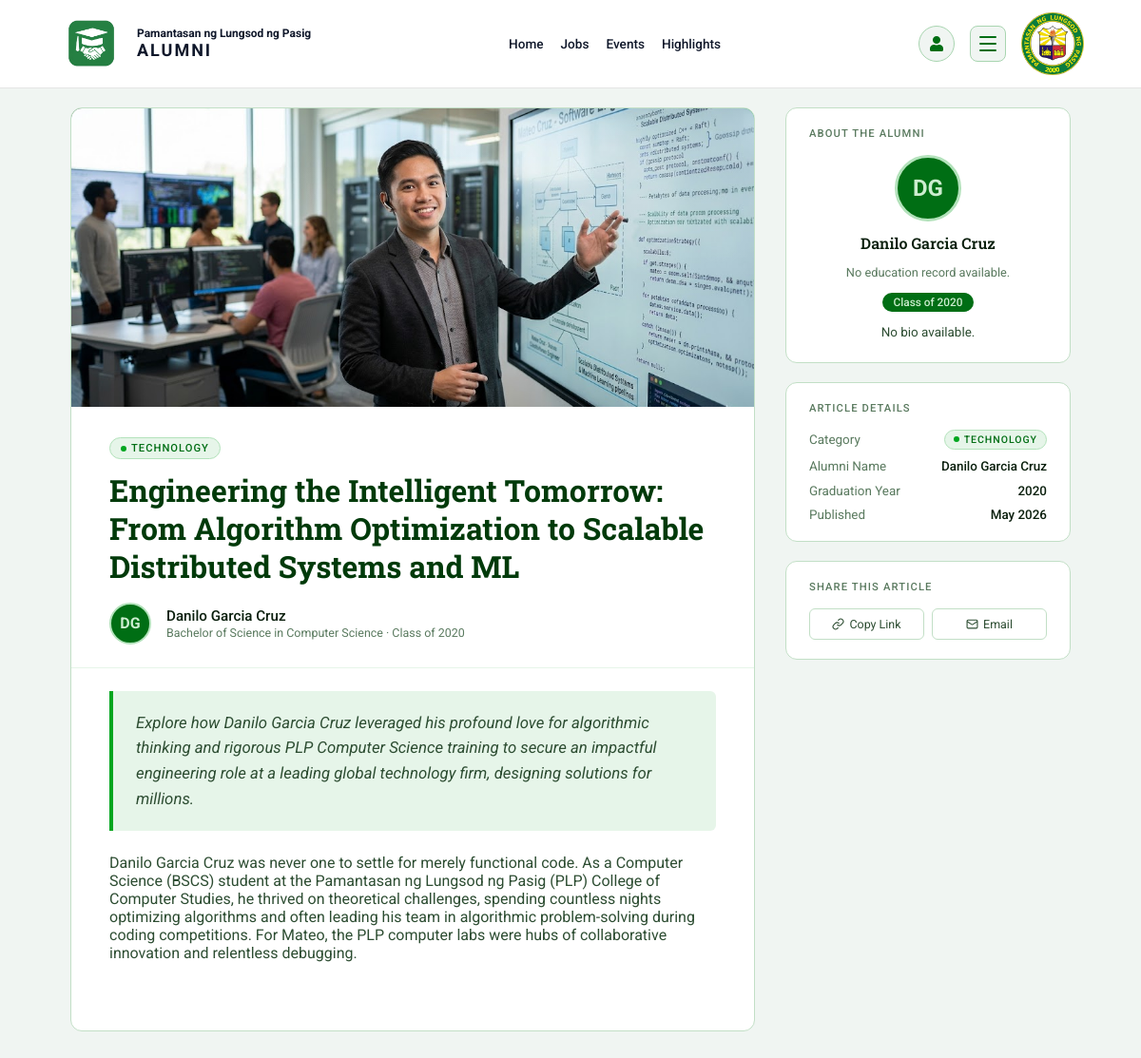
The app's page /view_article.php?id=3 (signed in) with its own data.
### tables this page shows
CREATE TABLE `alumnifeatured` (
  `id` int(11) NOT NULL AUTO_INCREMENT,
  `title` varchar(255) NOT NULL,
  `alumni_name` varchar(150) NOT NULL,
  `year_graduated` year(4) DEFAULT NULL,
  `category` enum('Science & Research','Community Impact','Arts & Culture','Business','Sports','Technology','Gaming','Food and Hospitality','Other') NOT NULL,
  `cover_image` varchar(255) DEFAULT NULL,
  `excerpt` text DEFAULT NULL,
  `content` longtext NOT NULL,
  `created_at` timestamp NOT NULL DEFAULT current_timestamp(),
  `user_id` int(11) DEFAULT NULL,
  PRIMARY KEY (`id`),
  KEY `fk_featured_user` (`user_id`),
  CONSTRAINT `fk_featured_user` FOREIGN KEY (`user_id`) REFERENCES `users` (`id`) ON DELETE SET NULL
);

CREATE TABLE `userprofile` (
  `profile_id` int(11) NOT NULL AUTO_INCREMENT,
  `user_id` int(11) NOT NULL,
  `first_name` varchar(50) NOT NULL,
  `last_name` varchar(50) NOT NULL,
  `suffix` varchar(10) DEFAULT NULL,
  `middle_name` varchar(50) DEFAULT NULL,
  `contact_number` varchar(11) DEFAULT NULL,
  `address` varchar(255) DEFAULT NULL,
  `birthdate` date DEFAULT NULL,
  `gender` enum('Male','Female') DEFAULT NULL,
  `profile_picture` varchar(255) DEFAULT NULL,
  `about` text DEFAULT NULL,
  PRIMARY KEY (`profile_id`),
  UNIQUE KEY `user_id` (`user_id`),
  CONSTRAINT `userprofile_ibfk_1` FOREIGN KEY (`user_id`) REFERENCES `users` (`id`) ON DELETE CASCADE
);

CREATE TABLE `courses` (
  `course_id` int(11) NOT NULL AUTO_INCREMENT,
  `course_name` varchar(100) NOT NULL,
  `course_code` varchar(20) NOT NULL,
  `department_id` int(11) DEFAULT NULL,
  PRIMARY KEY (`course_id`),
  UNIQUE KEY `course_code` (`course_code`),
  KEY `department_id` (`department_id`),
  CONSTRAINT `courses_ibfk_1` FOREIGN KEY (`department_id`) REFERENCES `departments` (`department_id`)
);

### view_article.php (the view, shortened to what this page needs)
<?php
include("backend/db.php");
$id = isset($_GET['id']) ? intval($_GET['id']) : 0;
$stmt = $conn->prepare("
    SELECT
            af.*,
            up.about,
            up.first_name,
            up.last_name,
            up.middle_name,
            up.suffix,
            up.profile_picture,
            c.course_name
    FROM alumnifeatured af
    LEFT JOIN users u ON af.user_id = u.id
    LEFT JOIN userprofile up ON u.id = up.user_id
    LEFT JOIN alumnidetails ad ON ad.user_id = u.id
    LEFT JOIN courses c ON ad.course_id = c.course_id
    WHERE af.id = ?
");
$stmt->bind_param("i", $id);
$stmt->execute();
$result = $stmt->get_result();
$article = $result->fetch_assoc();
$educationText = "";
?>
<!DOCTYPE html>
<html lang="en">
<head>
    <link rel="stylesheet" href="assets/css/view_article.css" />
    <link rel="stylesheet" href="assets/css/alumni_homepage.css" />
    <link rel="stylesheet" href="https://cdnjs.cloudflare.com/ajax/libs/font-awesome/5.15.4/css/all.min.css" />
</head>
<body>
    <div class="reading-progress-bar">
    </div>
    <?php include('includes/navbarhome.php'); ?>
    <div class="page-wrap">
        <main class="article-main">
            <div class="cover-image-wrap">
                <?php if (!empty($article['cover_image'])): ?>
                    <img src="<?php echo htmlspecialchars($article['cover_image']); ?>" alt="Cover Image">
                <?php else: ?>
                    <span class="cover-placeholder-text">FEATURE STORY</span>
                <?php endif; ?>
            </div>
            <header class="article-header">
                <span class="category-badge">
                    <span class="category-badge-dot"></span><?php echo htmlspecialchars($article['category']); ?></span>
                <h1 class="article-title"><?php echo htmlspecialchars($article['title']); ?></h1>
                <div class="article-meta">
                    <?php
                        $image = $article['profile_picture'] ?? null;
                        $parts = explode(" ", trim($article['alumni_name']));
                        $initials = strtoupper($parts[0][0] . ($parts[1][0] ?? ""));
                    ?>
                    <div class="alumni-avatar" aria-hidden="true">
                        <?php if (!empty($image)): ?>
                            <img src="uploads/profile/<?= htmlspecialchars($image) ?>">
                        <?php else: ?>
                            <div class="avatar-initials">
                                <?= $initials ?>
                            </div>
                        <?php endif; ?>
                    </div>
                    <div class="meta-info">
                        <div class="alumni-name"><?php echo htmlspecialchars($article['alumni_name']); ?></div>
                        <div class="grad-year"><?= htmlspecialchars($article['course_name'] ?? 'No Course') ?> &middot; Class of <?php echo htmlspecialchars($article['year_graduated']); ?>
                        </div>
                    </div>
                </div>
            </header>
            <blockquote class="article-excerpt"><?php echo htmlspecialchars($article['excerpt']); ?></blockquote>
            <article class="article-body"><?php echo nl2br(htmlspecialchars($article['content'])); ?></article>
            <div style="height: 2rem;"></div>
        </main>
        <aside class="sidebar">
            <div class="sidebar-card">
                <p class="sidebar-card-title">About the Alumni</p>
                <div class="author-inner">
                    <?php
                        $image = $article['profile_picture'] ?? null;
                        $parts = explode(" ", trim($article['alumni_name']));
                        $initials = strtoupper($parts[0][0] . ($parts[1][0] ?? ""));
                    ?>
                    <div class="author-avatar-lg" aria-hidden="true">
                        <?php if (!empty($image)): ?>
                            <img src="uploads/profile/<?= htmlspecialchars($image) ?>">
                        <?php else: ?>
                            <div class="avatar-initials">
                                <?= $initials ?>
                            </div>
                        <?php endif; ?>
                    </div>
                    <div class="author-name-lg"><?= htmlspecialchars($article['alumni_name']); ?></div>
                    <div class="author-degree"><?= $educationText ?: "No education record available."; ?></div>
                    <span class="year-chip">Class of <?= htmlspecialchars($article['year_graduated']); ?></span>
                    <p class="author-bio"><?= htmlspecialchars($article['about'] ?? 'No bio available.'); ?></p>
                </div>
            </div>
            <div class="sidebar-card">
                <p class="sidebar-card-title">Article Details</p>
                <div class="detail-list">
                    <div class="detail-row">
                        <span class="detail-label">Category</span>
                        <span class="category-badge" style="font-size:0.66rem; padding:3px 9px;">
                            <span class="category-badge-dot"></span><?php echo htmlspecialchars($article['category']); ?>
                        </span>
                    </div>
                    <div class="detail-row">
                        <span class="detail-label">Alumni Name</span>
                        <span class="detail-value"><?php echo htmlspecialchars($article['alumni_name']); ?></span>
                    </div>
                    <div class="detail-row">
                        <span class="detail-label">Graduation Year</span>
                        <span class="detail-value"><?php echo htmlspecialchars($article['year_graduated']); ?></span>
                    </div>
                    <div class="detail-row">
                        <span class="detail-label">Published</span>
                        <span class="detail-value"><?php echo date("F Y", strtotime($article['created_at'])); ?></span>
                    </div>
                </div>
            </div>
            <div class="sidebar-card">
                <p class="sidebar-card-title">Share this Article</p>
                <div class="share-buttons">
                    <button class="share-btn" id="copyBtn" onclick="handleCopy()">
                        <svg width="13" height="13" viewBox="0 0 24 24" fill="none" stroke="currentColor" stroke-width="2">
                            <path d="M10 13a5 5 0 0 0 7.54.54l3-3a5 5 0 0 0-7.07-7.07l-1.72 1.71" />
                            <path d="M14 11a5 5 0 0 0-7.54-.54l-3 3a5 5 0 0 0 7.07 7.07l1.71-1.71" />
                        </svg>
                        Copy Link
                    </button>
                    <button class="share-btn" onclick="handleEmail()">
                        <svg width="13" height="13" viewBox="0 0 24 24" fill="none" stroke="currentColor" stroke-width="2">
                            <rect x="2" y="4" width="20" height="16" rx="2" />
                            <path d="m22 7-8.97 5.7a1.94 1.94 0 0 1-2.06 0L2 7" />
                        </svg>
                        Email
                    </button>
                </div>
            </div>
        </aside>
    </div>
</body>
</html>

### includes/navbarhome.php (shortened to what this page needs)
<?php $current_page = basename(parse_url($_SERVER['REQUEST_URI'], PHP_URL_PATH)); ?>
<nav class="navbar" id="navbar">
    <div class="nav-left">
        <a href="#" class="logo-link1"><img src="assets/image/alumni_plp_newicon.png" alt="alumni Logo"></a>
        <div class="title">
            <div>Pamantasan ng Lungsod ng Pasig</div>
            <div>ALUMNI</div>
        </div>
    </div>
    <ul class="nav-links">
        <li><a href="index.php" class="<?= ($current_page == 'index.php') ? 'active' : ''; ?>">Home</a></li>
        <li><a href="jobs.php" class="<?= ($current_page == 'jobs.php') ? 'active' : ''; ?>">Jobs</a></li>
        <li><a href="events.php" class="<?= ($current_page == 'events.php') ? 'active' : ''; ?>">Events</a></li>
        <li><a href="articles_page.php" class="<?= ($current_page == 'articles_page.php') ? 'active' : ''; ?>">Highlights</a></li>
    </ul>
    <div class="nav-right">
        <a href="profile-page.php" class="profile-icon <?= ($current_page == 'profile-page.php') ? 'active' : ''; ?>" title="My Profile">
            <i class="fas fa-user" ></i>
        </a>
        <div class="hamburger-wrapper">
            <button class="hamburger-btn" id="hamburgerBtn" aria-label="Open menu" aria-expanded="false">
                <span></span>
                <span></span>
                <span></span>
            </button>
        </div>
        <a href="#" class="logo-link2"><img src="assets/image/plplogo.png" alt="PLP Logo"></a>
    </div>
</nav>

### assets/css/alumni_homepage.css (style rules this page uses)
* { margin: 0; padding: 0; box-sizing: border-box; font-family: "Roboto", sans-serif; }
body { background: #f0f5f2; color: #0f172a; }
.navbar { width: 100%; padding: 0.8rem 5%; background: white; border-bottom: 1px solid rgba(0, 0, 0, 0.1); backdrop-filter: blur(100px); display: flex; align-items: center; justify-content: space-between; gap: 1rem; position: sticky; top: 0; z-index: 1000; transition: all 0.3s ease; flex-wrap: wrap; }
.nav-left { display: flex; align-items: center; gap: 0.75rem; flex-shrink: 0; }
.logo-link1 img { width: clamp(50px, 6vw, 75px); height: auto; display: block; }
.logo-link2 img { width: clamp(45px, 5.5vw, 70px); height: auto; display: block; }
.title { font-weight: 700; color: #0f172a; }
.title div:first-child { font-size: clamp(0.75rem, 1vw, 1rem); }
.title div:last-child { font-size: clamp(1.1rem, 1.5vw, 1.7rem); letter-spacing: 2px; }
.nav-links { list-style: none; display: flex; gap: clamp(0.8rem, 1.5vw, 2rem); flex-wrap: wrap; }
.nav-links li a { position: relative; font-size: clamp(0.85rem, 1vw, 1.05rem); font-weight: 500; text-decoration: none; color: #0f172a; transition: 0.3s; }
.nav-links li a::after { content: ""; position: absolute; bottom: -6px; left: 0; width: 0%; height: 2.5px; background: #006e14; transition: 0.3s ease-in-out; }
.nav-right { display: flex; align-items: center; gap: 1rem; flex-shrink: 0; }
.profile-icon { display: flex; align-items: center; justify-content: center; width: 38px; height: 38px; border-radius: 50%; background: #f0f5f2; border: 1.5px solid #a8d5b0; color: #006e14; transition: all 0.25s; flex-shrink: 0; text-decoration: none; font-size: 1rem; }
.hamburger-wrapper { position: relative; flex-shrink: 0; }
.hamburger-btn { display: flex; flex-direction: column; justify-content: center; align-items: center; gap: 5px; width: 38px; height: 38px; border-radius: 8px; background: #f0f5f2; border: 1.5px solid #a8d5b0; cursor: pointer; padding: 0; transition: all 0.25s; }
.hamburger-btn span { display: block; width: 18px; height: 2px; background: #006e14; border-radius: 2px; transition: all 0.3s ease; transform-origin: center; }

### records on screen
alumnifeatured: cover_image (picture), category "TECHNOLOGY", title "Engineering the Intelligent Tomorrow: From Algorithm Optimization to Scalable Distributed Systems and ML", alumni_name.middle_name "DG", alumni_name "Danilo Garcia Cruz", courses.course_name "Bachelor of Science in Computer Science", year_graduated "2020", excerpt "Explore how Danilo Garcia Cruz leveraged his profound love for algorithmic thinking and rigorous PLP Computer Science training to secure an impactful engineering role at a leading global technology firm, designing solutions for millions.", content "Danilo Garcia Cruz was never one to settle for merely functional code. As a Computer Science (BSCS) student at the Pamantasan ng Lungsod ng Pasig (PLP) College of Computer Studies, he thrived on theoretical challenges, spending countless nights optimizing algorithms and often leading his team in algorithmic problem-solving during coding competitions. For Mateo, the PLP computer labs were hubs of collaborative innovation and relentless debugging.", userprofile.about "No bio available.", created_at "May 2026"

### other values on screen
$educationText ?: "No education record available." "No education record available."
